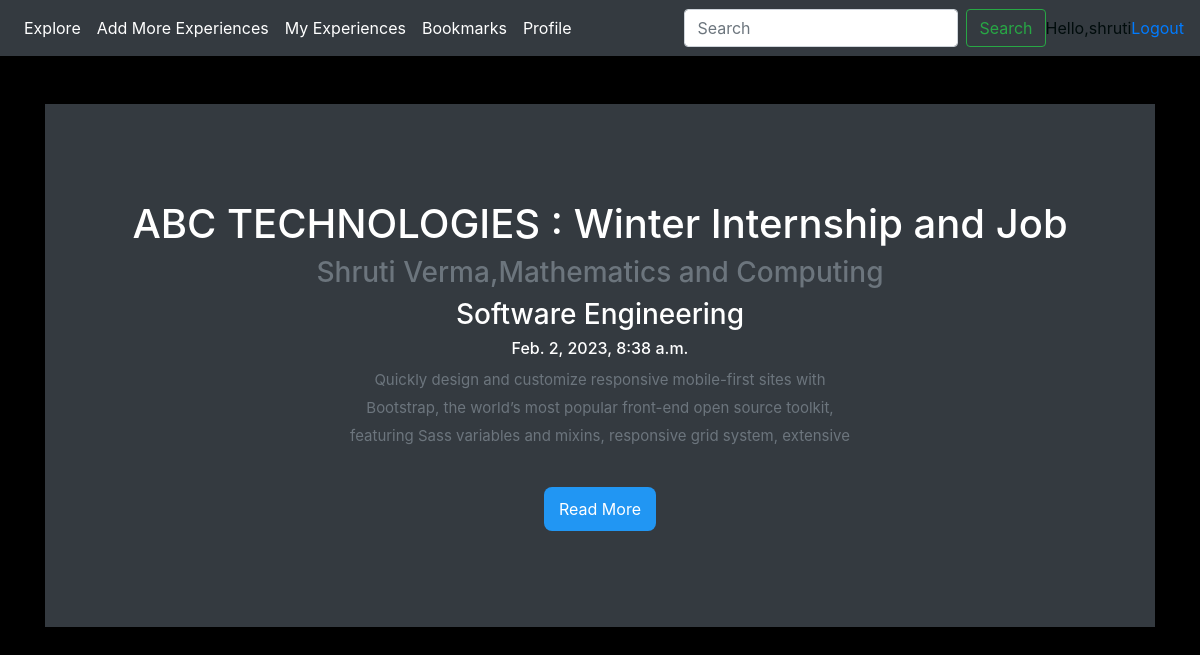
/customer/ (signed in), run on the app's committed database.
### acc/models.py (models this page shows, shortened)
class interviewee (models.Model):
    JOB_TYPES = (('Summer Internship', 'Summer Internship'),
        ('Winter Internship and Job', 'Winter Internship and Job'),
        ('Job only','Job only'))
    comp_name = models.CharField(max_length=200, null=True)
    jobTypes = models.CharField(max_length=200, null=True, choices=JOB_TYPES)
    name = models.CharField(max_length=200, null=True)
    course = models.CharField(max_length=200, null=True)
    jobProfiles = models.CharField(max_length=20000, null=True)
    Views = models.CharField(max_length=200, null=True)
    Date_Created =models.DateTimeField(auto_now_add = True, null=True)

### acc/views.py (the view)
# urls.py: path('customer/',views.interviewees,name="cust"),
def interviewees(request):
    customers = interviewee.objects.all()
    context = {'customers':customers}
    return render (request, 'acc/customer.html',context)

### acc/templates/acc/customer.html (shortened to what this page needs)
{% extends 'acc/main.html' %}
{% block content %}
<main class="container">
  <div class="bg-dark text-secondary px-4 py-5 text-center">
    <div class="py-5">
      {% for i in customers %}
      <h1 class="display-5 fw-bold text-white">{{i.comp_name}} : {{i.jobTypes}} </h1>
      <h3 class="display-5 text-grey">{{i.name}},{{i.course}}</h3>
      <h3 class="display-10 text-white">{{i.jobProfiles}}</h3>
      <h6 class="display-10 text-white">{{i.Date_Created}}</h6>
      <div class="col-lg-6 mx-auto">
        <p class="para">Quickly design and customize responsive mobile-first sites with Bootstrap, the world’s most popular front-end open source toolkit, featuring Sass variables and mixins, responsive grid system, extensive prebuilt components, and powerful JavaScript plugins.Quickly design and customize responsive mobile-first sites with Bootstrap, the world’s most popular front-end open source toolkit, featuring Sass variables and mixins, responsive grid system, extensive prebuilt components, and powerful JavaScript plugins.</p>
        <div class="d-grid gap-2 d-sm-flex justify-content-sm-center">
          <a href ="javascript:void();" class="read-more">Read More</a>
          {% endfor %}
        </div>
      </div>
    </div>
  </div>
  {% endblock content %}

### acc/templates/acc/navbar.html (shortened to what this page needs)
<nav class="navbar navbar-expand-lg navbar-dark bg-dark">
    <div class="collapse navbar-collapse" id="navbarSupportedContent">
      <ul class="navbar-nav mr-auto">
        <li class="nav-item active">
          <a class="nav-link" href="#">Explore <span class="sr-only">(current)</span></a>
        </li>
        <li class="nav-item active">
          <a class="nav-link" href="#">Add More Experiences<span class="sr-only">(current)</span></a>
        </li>
        <li class="nav-item active">
            <a class="nav-link" href="#">My Experiences <span class="sr-only">(current)</span></a>
          </li>
        <li class="nav-item active">
          <a class="nav-link" href="#">Bookmarks <span class="sr-only">(current)</span></a>
        </li>
        <li class="nav-item active">
            <a class="nav-link" href="#">Profile <span class="sr-only">(current)</span></a>
          </li>
          </ul>
      <form class="form-inline my-2 my-lg-0">
        <input class="form-control mr-sm-2" type="search" placeholder="Search" aria-label="Search">
        <button class="btn btn-outline-success my-2 my-sm-0" type="submit">Search</button>
        <br>
      </form>
    </div>
    <span>Hello,{{request.user}}</span>
    <span><a href="http://127.0.0.1:8000/logined/">Logout</a></span>
  </nav>

### static/css/main.css (style rules this page uses)
body { background-color: black; color: rgb(1, 12, 12); }

### acc/templates/acc/customer.html (style rules this page uses)
.read-more { display: inline-block; color: white; background-color: #2196f3; text-decoration: none; padding: 10px 15px; border-radius: 8px; margin-top: 15px; }
.para { font-size: 15px; line-height: 28px; height: 90px; overflow: hidden; }

### data on the page
interviewee: comp_name "ABC TECHNOLOGIES", jobTypes "Winter Internship and Job", name "Shruti Verma", course "Mathematics and Computing", jobProfiles "Software Engineering", Date_Created "Feb. 2, 2023, 8:38 a.m."

### other printed values
{{ request.user }} "shruti"
